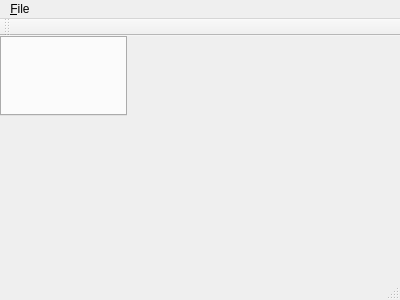
<?xml version="1.0" encoding="UTF-8"?>
<ui version="4.0">
 <class>CodingWidget</class>
 <widget class="QMainWindow" name="CodingWidget">
  <property name="geometry">
   <rect>
    <x>0</x>
    <y>0</y>
    <width>400</width>
    <height>300</height>
   </rect>
  </property>
  <property name="windowTitle">
   <string>CodingWidget</string>
  </property>
  <widget class="QWidget" name="centralWidget">
   <widget class="QTabWidget" name="tabWidget">
    <property name="geometry">
     <rect>
      <x>0</x>
      <y>0</y>
      <width>127</width>
      <height>80</height>
     </rect>
    </property>
    <property name="tabsClosable">
     <bool>true</bool>
    </property>
   </widget>
  </widget>
  <widget class="QMenuBar" name="menuBar">
   <property name="geometry">
    <rect>
     <x>0</x>
     <y>0</y>
     <width>400</width>
     <height>23</height>
    </rect>
   </property>
   <widget class="QMenu" name="menuFile">
    <property name="title">
     <string>&amp;File</string>
    </property>
    <addaction name="actionNew"/>
    <addaction name="actionOpen"/>
    <addaction name="separator"/>
    <addaction name="actionSave"/>
    <addaction name="actionSaveAs"/>
    <addaction name="separator"/>
    <addaction name="actionClose"/>
    <addaction name="actionCloseAll"/>
   </widget>
   <addaction name="menuFile"/>
  </widget>
  <widget class="QToolBar" name="toolBar">
   <attribute name="toolBarArea">
    <enum>TopToolBarArea</enum>
   </attribute>
   <attribute name="toolBarBreak">
    <bool>false</bool>
   </attribute>
  </widget>
  <widget class="QStatusBar" name="statusBar"/>
  <action name="actionNew">
   <property name="icon">
    <iconset resource="sjtuflow.qrc">
     <normaloff>:/ToolBar/Resources/Icons/NewFileCoding.png</normaloff>:/ToolBar/Resources/Icons/NewFileCoding.png</iconset>
   </property>
   <property name="text">
    <string>New</string>
   </property>
   <property name="toolTip">
    <string>New File</string>
   </property>
   <property name="shortcut">
    <string>Ctrl+N</string>
   </property>
  </action>
  <action name="actionOpen">
   <property name="text">
    <string>Open</string>
   </property>
   <property name="shortcut">
    <string>Ctrl+O</string>
   </property>
  </action>
  <action name="actionSave">
   <property name="text">
    <string>Save</string>
   </property>
   <property name="shortcut">
    <string>Ctrl+S</string>
   </property>
  </action>
  <action name="actionSaveAs">
   <property name="text">
    <string>Save As</string>
   </property>
   <property name="shortcut">
    <string>Ctrl+Shift+S</string>
   </property>
  </action>
  <action name="actionClose">
   <property name="text">
    <string>Close</string>
   </property>
   <property name="shortcut">
    <string>Ctrl+W</string>
   </property>
  </action>
  <action name="actionCloseAll">
   <property name="text">
    <string>Close All</string>
   </property>
  </action>
 </widget>
 <layoutdefault spacing="6" margin="11"/>
 <resources>
  <include location="sjtuflow.qrc"/>
 </resources>
 <connections/>
 <slots>
  <slot>newFile()</slot>
 </slots>
</ui>
